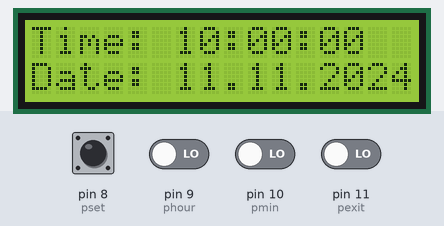
The sketch below on a simulated Arduino Uno, built with avr-gcc and run on an emulated ATmega328P. Shown: 16×2 character LCD. Inputs (shaded band) come from the test bench; at power-on: pin 8 (pset), pin 9 (phour), pin 10 (pmin), pin 11 (pexit) LOW. The local clock reads 2024-03-15 10:24:30 at power-on unless the sketch sets it.

Above: at 1.2 s.
1.3 s: pin 8 (pset) pulled HIGH for 0.65 s
5.1 s: pin 11 (pexit) driven HIGH
At 5.5 s:
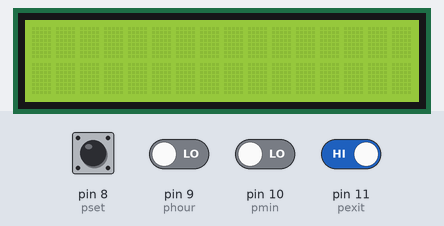
7.1 s: pin 8 (pset) driven HIGH and pin 10 (pmin) driven HIGH
At 7.36 s:
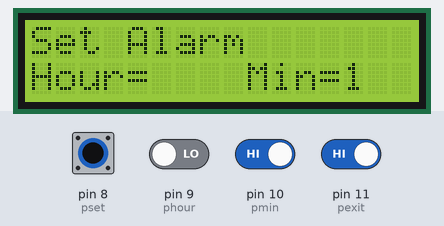
10.2 s: pin 8 (pset) driven LOW
At 12.0 s:
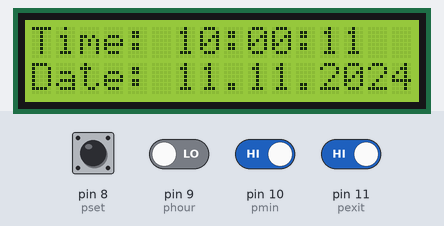
12.7 s: pin 8 (pset) driven HIGH
At 12.91 s:
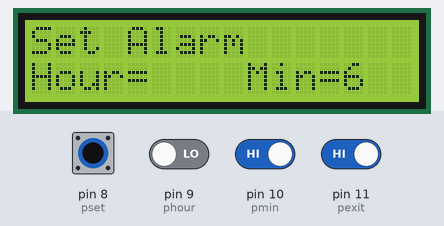
14.3 s: pin 9 (phour) driven HIGH
At 15.04 s:
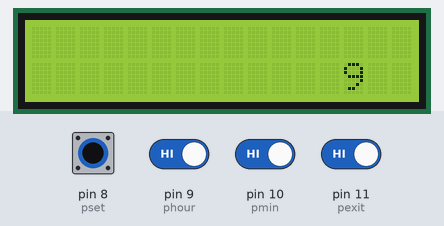
Timing chart, 0 to 17.3 s (numbered marks = the images above; inputs shaded):
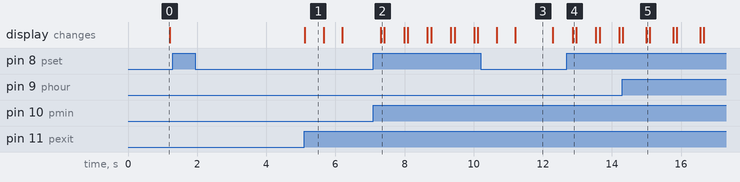

The sketch:

alarm_clock_button.ino
```cpp
  // Set the LCD address to 0x27 for a 16 chars and 2 line display
  #include <Wire.h>
  #include <LiquidCrystal_I2C.h>
  #include <DS1302.h>
  // Set the LCD address to 0x27 for a 16 chars and 2 line display
  LiquidCrystal_I2C lcd(0x3F, 16, 2);
  int Hour;
  int Min;
  int pset = 8; // pushbutton for setting alarm
  int phour = 9; // pushbutton for hour
  int pmin = 10; // pushbutton for minutes
  int pexit = 11; // pushbutton for exit of set alarm
  int buzzer = 6;
  int h;
  int m;
  int buttonforset = 0; // pushbutton state for setting alarm
  int buttonforhour = 0; // pushbutton state for hour
  int buttonformin = 0;// pushbutton state for minutes
  int buttonforexit = 0; // pushbutton state for exit of set alarm
  int activate=0;
  Time t;

  // Init the DS1302
  DS1302 rtc(2, 3, 4);

    void setup()
    {
        pinMode(pset, INPUT);
        pinMode(phour, INPUT);
        pinMode(pmin, INPUT);
        pinMode(pexit, INPUT);
        // Set the clock to run-mode, and disable the write protection
        rtc.halt(false);
        rtc.writeProtect(false);

        // Setup LCD to 16x2 characters
        lcd.begin(16, 2);
        lcd.backlight();
        lcd.print("Clock");
        // The following lines can be commented out to use the values already stored in the DS1302
        rtc.setDOW(SATURDAY); // Set Day-of-Week to FRIDAY
        rtc.setTime(10, 0, 0); // Set the time to 12:00:00 (24hr format)
        rtc.setDate(11, 11, 2024); // Set the date to August 6th, 2024
  }

    void loop()
    {
    if (activate == 0) {

    // Display time on the right conrner upper line
    lcd.setCursor(0, 0);
    lcd.print("Time: ");
    lcd.setCursor(6, 0);
    lcd.print(rtc.getTimeStr());

    // Display abbreviated Day-of-Week in the lower left corner
    lcd.setCursor(0, 1);
    lcd.print(rtc.getDOWStr(FORMAT_SHORT));

  // Display date in the lower right corner
  lcd.setCursor(0, 1);
  lcd.print("Date: ");
  lcd.setCursor(6, 1);
  lcd.print(rtc.getDateStr());
  t = rtc.getTime();
  Hour = t.hour;
  Min = t.min;
  buttonforset = digitalRead(pset);
  } // setting button pressed
  if (buttonforset == HIGH) {
  activate =1;
  lcd.clear(); }
  while(activate== 1){
  lcd.setCursor(0,0);
  lcd.print("Set Alarm");
  lcd.setCursor(0,1);
  lcd.print("Hour= ");
  lcd.setCursor(9,1);
  lcd.print("Min= ");
  buttonforhour = digitalRead(phour); // set hour for alarm
  if (buttonforhour == HIGH){
  h++;
  lcd.setCursor(5,1);
  lcd.print(h);
  if (h>23);{
  h=0;
  lcd.clear(); }
  delay(100);
  }
  buttonformin = digitalRead(pmin); // set minutes for alarm
  if (buttonformin == HIGH){
  m++;
  lcd.setCursor(13,1);
  lcd.print(m);
  if (m>59){
  m=0;
  lcd.clear();}
  delay(100);
  }

  lcd.setCursor(5,1);
  lcd.print(h);
  lcd.setCursor(13,1);
  lcd.print(m);
  buttonforexit = digitalRead(pexit); // exit from set alarm mode
  if (buttonforexit == HIGH){
  activate = 0;
  lcd.clear();
    }
  }

  if (Hour== h && Min== m) {
  tone(6,400,300);}
  delay (500);
  }
```

Measured:
- after the input at 1.3 s, every drawn part: stays the same
- after the input at 5.1 s, the display: changes at once (image 1)
- after the input at 7.1 s, the display: changes after 0.21 s (image 2)
- after the input at 10.2 s, the display: first changes after 0.46 s (image 3 shows a later state)
- after the input at 12.7 s, the display: changes after 0.16 s (image 4)
- what the display in image 1 shows lasts 0.6 s, from 5.1 s to 5.7 s
- what the display in image 3 shows lasts 1.1 s, from 11.2 s to 12.3 s
